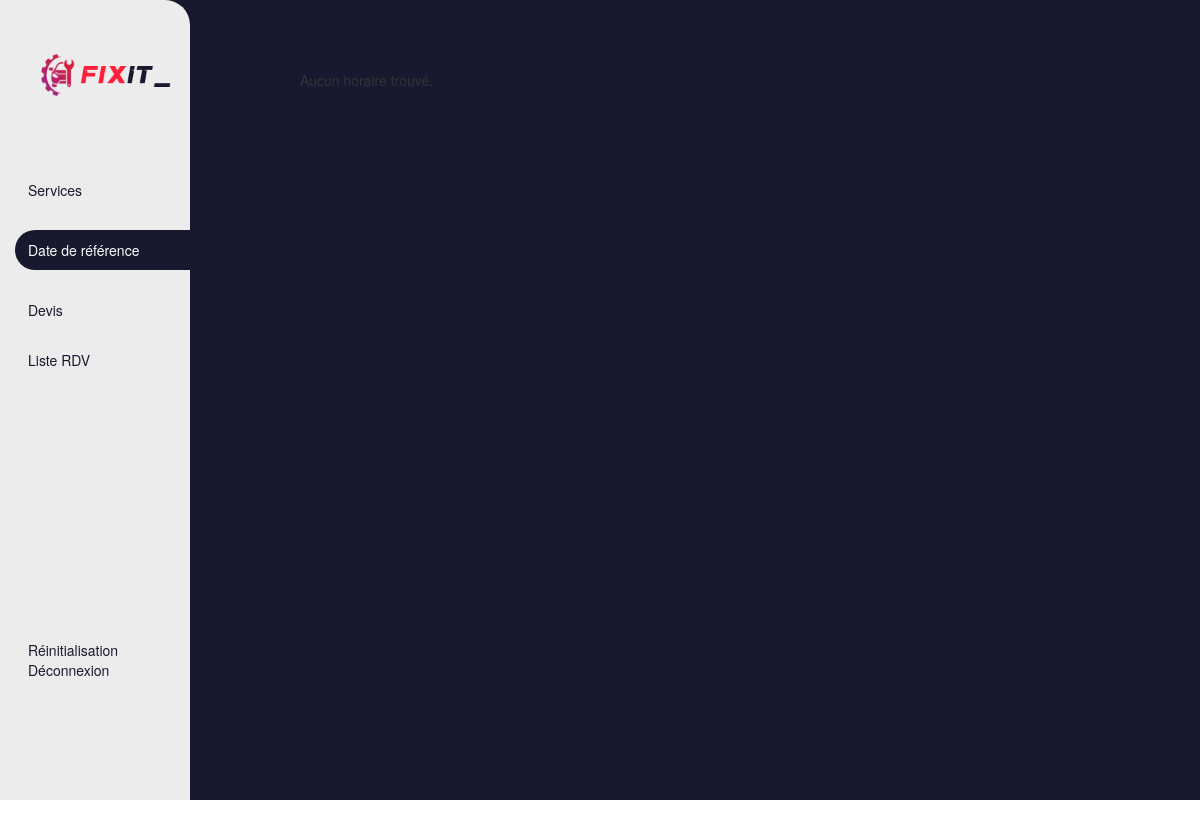
The page /backOffice/HoraireController (signed in) on the database as committed earlier.
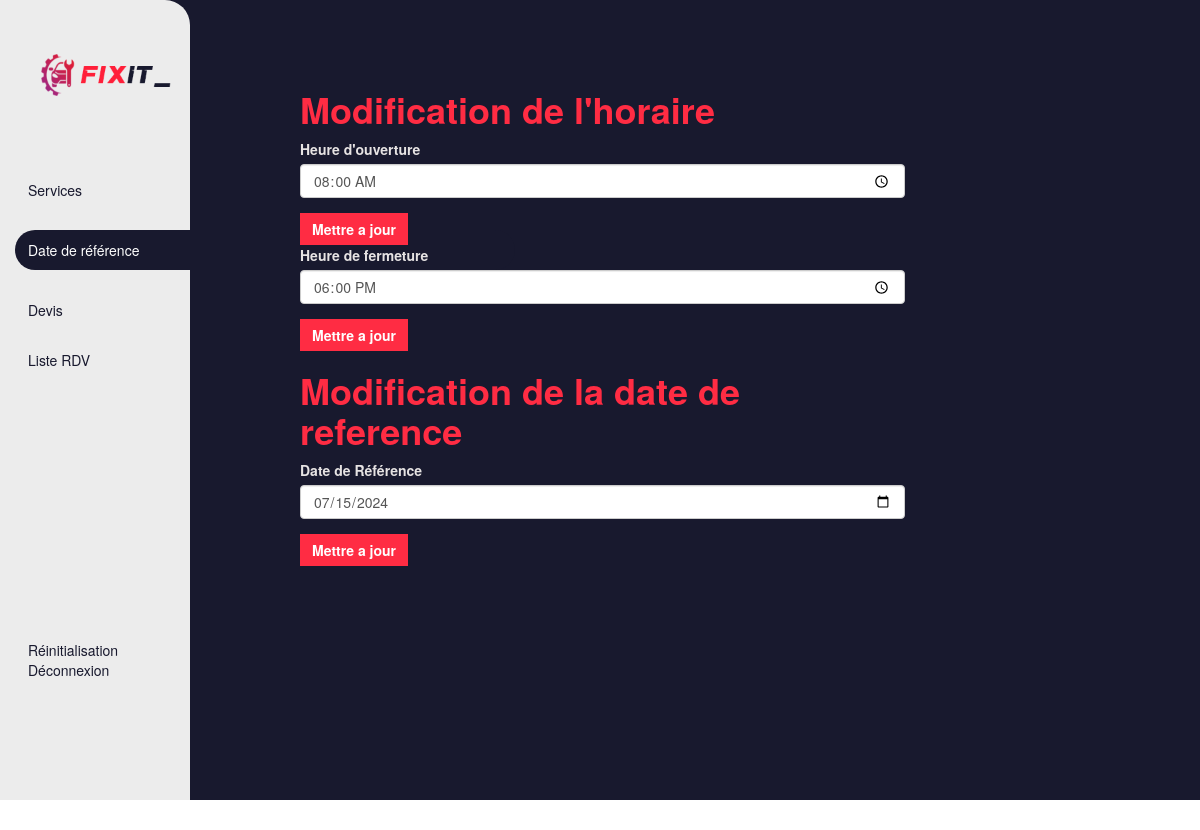
The same page on the database as committed later.
### tables this page shows
create table horaire (
    debut time  not null ,
    fin time not null,
    dateReference date
);

### application/controllers/backOffice/HoraireController.php (called while the page is built, shortened)
<?php
class HoraireController extends CI_Controller {
    public function __construct() {
        $this->load->model('Horaire_model');
        $this->load->helper('url');
        $this->load->library('Session');
    }
    public function index() {
        $data['horaire'] = $this->Horaire_model->getHoraire();
        $this->load->view('backOffice/horaire_view', $data);
    }
}
?>

### index.php (called while the page is built, shortened)
<?php
require_once BASEPATH.'core/CodeIgniter.php';

### application/models/horaire_model.php (called while the page is built, shortened)
<?php
class Horaire_model extends CI_Model {
    private $table = 'horaire';
    public function getHoraire() {
        $query = $this->db->get($this->table);
        return $query->row_array();
    }
}
?>

### application/views/backOffice/horaire_view.php (the view, shortened to what this page needs)
<body>
    <div class="container-fluid" id="accueil-container">
        <div class="row col-md-12">
            <div class="col-md-2" id="adminsidebar">
                <div class="row col-md-12" id="logo">
                    <img src="./assets/images/logo.png" alt="">
                </div>
                <div class="row col-md-12" id="adminsidebar-buttons">
                    <a href="<?php echo site_url('backOffice/ServiceController'); ?>" class="sidebar-item">Services</a>
                    <a href="#" class="active-item2 sidebar-item">Date de référence</a>
                    <a href="<?php echo site_url('backOffice/Devis'); ?>" class="sidebar-item">Devis</a>
                    <a href="<?php echo site_url('backOffice/Calendar'); ?>" class="sidebar-item">Liste RDV</a>
                </div>
                <div class="row col-md-12 disconnect">
                    <a href="<?php echo site_url('backOffice/Partie2/supprimer_donnees'); ?>" onclick="return confirm('Voulez-vous vraiement réinitialiser votre base de donnée? Cette action est irréversible');">Réinitialisation</a>
                    <a href="<?php echo site_url('backOffice/Deconnexion'); ?>">Déconnexion</a>
                </div>
            </div>
            <div class="col-md-7" id="crud-container">
            <div class="row col-md-12">
                    <?php if (isset($horaire)): ?>
                        <h1 class="title-emphase">Modification de l'horaire</h1>
                        <form method="post" action="<?php echo site_url('backOffice/HoraireController/updateDebut'); ?>">
                            <div class="form-group">
                                <label for="debut" class="p-label">Heure d'ouverture</label>
                                <input type="time" class="form-control" id="inputPassword3" name="debut" value="<?php echo $horaire['debut']; ?>">
                            </div>
                            <button type="submit" class="btn btn-default action-button">Mettre a jour</button>
                        </form>
                        <form method="post" action="<?php echo site_url('backOffice/HoraireController/updateFin'); ?>">
                            <div class="form-group">
                                <label for="fin" class="p-label">Heure de fermeture</label>
                                <input type="time" class="form-control" id="inputPassword3" name="fin" value="<?php echo $horaire['fin']; ?>" >
                            </div>
                            <button type="submit" class="btn btn-default action-button">Mettre a jour</button>
                        </form>
                        <h1 class="title-emphase">Modification de la date de reference</h1>
                        <form method="post" action="<?php echo site_url('backOffice/HoraireController/updateDateReference'); ?>">
                            <div class="form-group">
                                <label for="dateReference" class="p-label">Date de Référence</label>
                                <input type="date" class="form-control" id="inputPassword3" name="dateReference" value="<?php echo $horaire['dateReference']; ?>">
                            </div>
                            <button type="submit" class="btn btn-default action-button">Mettre a jour</button>
                        </form>
                    <?php else: ?>
                        <p>Aucun horaire trouvé.</p>
                    <?php endif; ?>
                </div>
            </div>
        </div>
    </div>
</body>
</html>

Rows that differ between the two databases and show on the page:
added horaire: debut "08:00:00", fin "18:00:00", dateReference "07/15/2024"
Other text that changed with them:
text no longer shown: "Aucun horaire trouvé."
text now shown: "Modification de l'horaire Heure d'ouverture Mettre a jour Heure de fermeture Mettre a jour Modification de la date de reference Date de Référence Mettre a jour"
